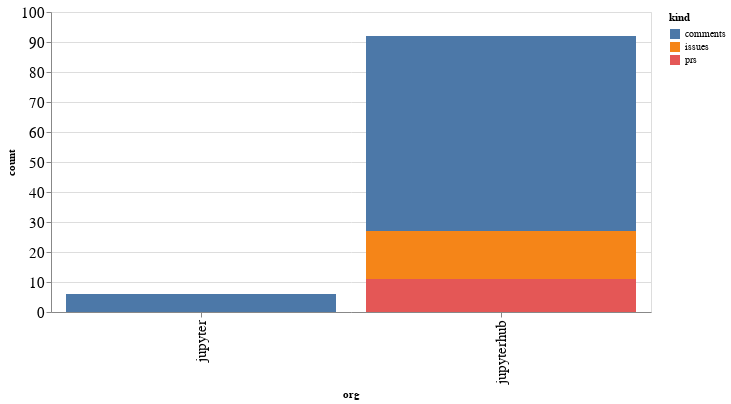

The notebook cell saved with this chart:
### Code cell
alt.Chart(org_summaries, width=600).mark_bar().encode(
    x='org',
    y='count',
    color='kind',
    tooltip="org"
)

### Figure 1 — Vega-Lite specification as saved in the notebook (floating-point values rounded to 4 significant figures)
{"config": {"axisLeft": {"labelFontSize": 15}, "axisBottom": {"labelFontSize": 15}}, "data": {"name": "data-06e9a4154a3c9d7d86e6baaa77158aa6"}, "mark": "bar", "encoding": {"color": {"type": "nominal", "field": "kind"}, "tooltip": {"type": "nominal", "field": "org"}, "x": {"type": "nominal", "field": "org"}, "y": {"type": "quantitative", "field": "count"}}, "width": 600, "$schema": "https://vega.github.io/schema/vega-lite/v4.8.1.json", "datasets": {"data-06e9a4154a3c9d7d86e6baaa77158aa6": [{"org": "jupyter", "kind": "comments", "count": 6}, {"org": "jupyterhub", "kind": "comments", "count": 65}, {"org": "jupyterhub", "kind": "issues", "count": 16}, {"org": "jupyterhub", "kind": "prs", "count": 11}]}}
